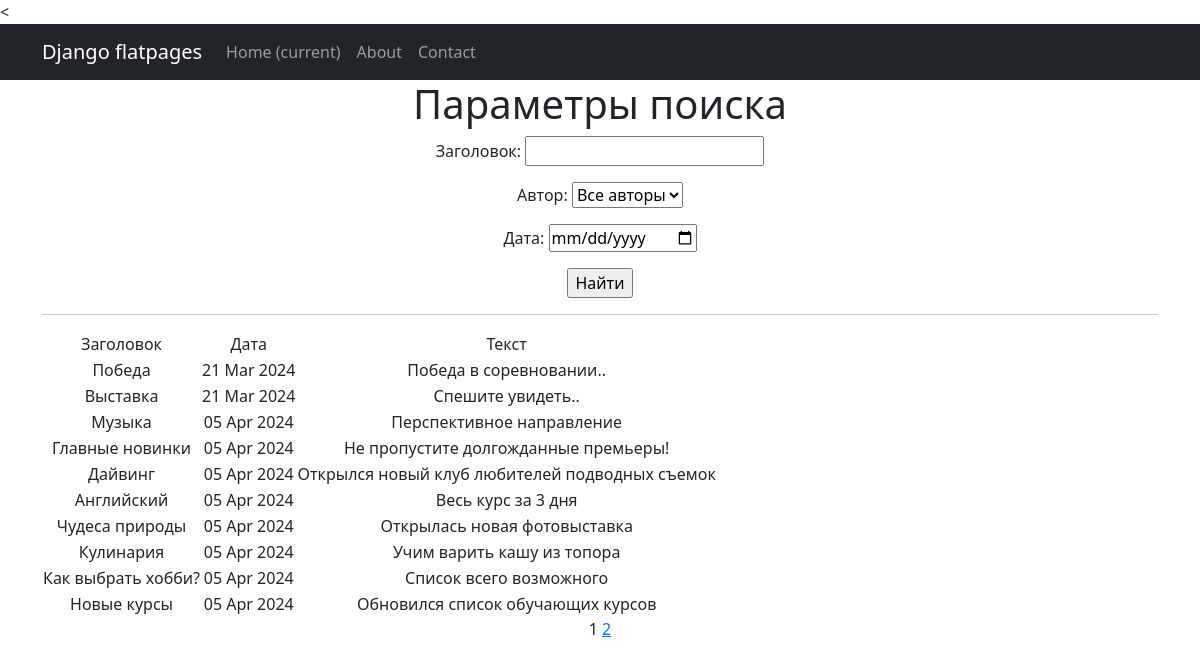
The app's page /news/search/ with its own data.
### news/models.py (models this page shows, shortened)
class Post(models.Model):
    news = "NW"
    articles = "AR"
    POST_TYPES = [
        (news, "Новость"),
        (articles, "Статья")
    ]
    author = models.ForeignKey(Author, on_delete=models.CASCADE)
    post_type = models.CharField(max_length=2, choices=POST_TYPES, default=news)
    date_in = models.DateTimeField(auto_now_add=True)
    category = models.ManyToManyField(Category, through="PostCategory")
    title = models.CharField(max_length=255)
    text = models.TextField()
    rating = models.IntegerField(default=0)

### news/views.py (the view)
# urls.py: path('news/search/', PostSearch.as_view(), name='search'),
class PostSearch(ListView):
    model = Post
    template_name = 'post_search.html'
    context_object_name = 'news'
    paginate_by = 10
    def get_queryset(self):
        queryset = super().get_queryset()
        self.filterset = PostFilter(self.request.GET, queryset)
        return self.filterset.qs
    def get_context_data(self, **kwargs):
        context = super().get_context_data(**kwargs)
        context['filterset'] = self.filterset
        return context

### news/models.py (called while the page is built)
    def __str__(self):
        return self.user.username

### news/templatetags/custom_tags.py (called while the page is built)
@register.simple_tag(takes_context=True)
def url_replace(context, **kwargs):
   d = context['request'].GET.copy()
   for k, v in kwargs.items():
       d[k] = v
   return d.urlencode()

### templates/post_search.html (shortened to what this page needs)
{% extends 'flatpages/default.html' %}
{% load custom_tags%}
{% block content %}
   <h1>Параметры поиска</h1>
   <form action="" method="get">
       {{ filterset.form.as_p }}
       <input type="submit" value="Найти" />
   </form>
    <hr>
   {% if news %}
       <table>
           <tr>
               <td>Заголовок</td>
               <td>Дата</td>
               <td>Текст</td>
           </tr>
           {% for post in news %}
           <tr>
               <td>{{ post.title }}</td>
               <td>{{ post.date_in|date:'d M Y' }}</td>
               <td>{{ post.text }}</td>
           </tr>
           {% endfor %}
       </table>
   {% else %}
       <h2>По заданным параметрам публикаций нет</h2>
   {% endif %}
   {{ page_obj.number }}
   {% if page_obj.has_next %}
       <a href="?{% url_replace page=page_obj.next_page_number %}">{{ page_obj.next_page_number }}</a>
   {% endif %}
{% endblock content %}

### records on screen
Post: title "Победа", date_in "21 Mar 2024", text "Победа в соревновании.."
Post: title "Выставка", date_in "21 Mar 2024", text "Спешите увидеть.."
Post: title "Музыка", date_in "05 Apr 2024", text "Перспективное направление"
Post: title "Главные новинки", date_in "05 Apr 2024", text "Не пропустите долгожданные премьеры!"
Post: title "Дайвинг", date_in "05 Apr 2024", text "Открылся новый клуб любителей подводных съемок"
Post: title "Английский", date_in "05 Apr 2024", text "Весь курс за 3 дня"
Post: title "Чудеса природы", date_in "05 Apr 2024", text "Открылась новая фотовыставка"
Post: title "Кулинария", date_in "05 Apr 2024", text "Учим варить кашу из топора"
Post: title "Как выбрать хобби?", date_in "05 Apr 2024", text "Список всего возможного"
Post: title "Новые курсы", date_in "05 Apr 2024", text "Обновился список обучающих курсов"

### other values on screen
{{ page_obj.number }} "1"
{{ page_obj.next_page_number }} "2"
